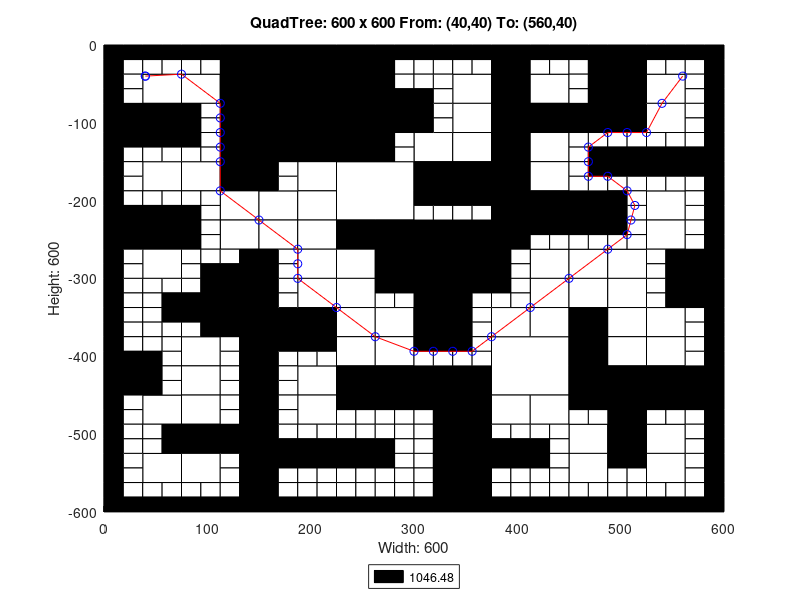

The MATLAB source for this figure:
axis([0 600 -600 0]);
title('QuadTree: 600 x 600 From: (40,40) To: (560,40)');
xlabel('Width: 600');
ylabel('Height: 600');
rectangle('Position',[150 -75 75 75], 'FaceColor',[0 0 0]);
rectangle('Position',[150 -150 75 75], 'FaceColor',[0 0 0]);
rectangle('Position',[225 -225 75 75], 'FaceColor',[1 1 1]);
rectangle('Position',[300 -300 75 75], 'FaceColor',[0 0 0]);
rectangle('Position',[375 -450 75 75], 'FaceColor',[1 1 1]);
rectangle('Position',[37.5 -75 37.5 37.5], 'FaceColor',[1 1 1]);
rectangle('Position',[112.5 -37.5 37.5 37.5], 'FaceColor',[0 0 0]);
rectangle('Position',[75 -75 37.5 37.5], 'FaceColor',[1 1 1]);
rectangle('Position',[112.5 -75 37.5 37.5], 'FaceColor',[0 0 0]);
rectangle('Position',[0 -112.5 37.5 37.5], 'FaceColor',[0 0 0]);
rectangle('Position',[37.5 -112.5 37.5 37.5], 'FaceColor',[0 0 0]);
rectangle('Position',[112.5 -112.5 37.5 37.5], 'FaceColor',[0 0 0]);
rectangle('Position',[112.5 -150 37.5 37.5], 'FaceColor',[0 0 0]);
rectangle('Position',[225 -37.5 37.5 37.5], 'FaceColor',[0 0 0]);
rectangle('Position',[225 -75 37.5 37.5], 'FaceColor',[0 0 0]);
rectangle('Position',[225 -112.5 37.5 37.5], 'FaceColor',[0 0 0]);
rectangle('Position',[262.5 -112.5 37.5 37.5], 'FaceColor',[0 0 0]);
rectangle('Position',[225 -150 37.5 37.5], 'FaceColor',[0 0 0]);
rectangle('Position',[37.5 -187.5 37.5 37.5], 'FaceColor',[1 1 1]);
rectangle('Position',[75 -187.5 37.5 37.5], 'FaceColor',[1 1 1]);
rectangle('Position',[112.5 -187.5 37.5 37.5], 'FaceColor',[0 0 0]);
rectangle('Position',[112.5 -225 37.5 37.5], 'FaceColor',[1 1 1]);
rectangle('Position',[0 -262.5 37.5 37.5], 'FaceColor',[0 0 0]);
rectangle('Position',[37.5 -262.5 37.5 37.5], 'FaceColor',[0 0 0]);
rectangle('Position',[37.5 -300 37.5 37.5], 'FaceColor',[1 1 1]);
rectangle('Position',[112.5 -262.5 37.5 37.5], 'FaceColor',[1 1 1]);
rectangle('Position',[187.5 -187.5 37.5 37.5], 'FaceColor',[1 1 1]);
rectangle('Position',[150 -225 37.5 37.5], 'FaceColor',[1 1 1]);
rectangle('Position',[187.5 -225 37.5 37.5], 'FaceColor',[1 1 1]);
rectangle('Position',[150 -262.5 37.5 37.5], 'FaceColor',[1 1 1]);
rectangle('Position',[187.5 -262.5 37.5 37.5], 'FaceColor',[1 1 1]);
rectangle('Position',[187.5 -300 37.5 37.5], 'FaceColor',[1 1 1]);
rectangle('Position',[225 -262.5 37.5 37.5], 'FaceColor',[0 0 0]);
rectangle('Position',[262.5 -262.5 37.5 37.5], 'FaceColor',[0 0 0]);
rectangle('Position',[225 -300 37.5 37.5], 'FaceColor',[1 1 1]);
rectangle('Position',[262.5 -300 37.5 37.5], 'FaceColor',[0 0 0]);
rectangle('Position',[337.5 -75 37.5 37.5], 'FaceColor',[1 1 1]);
rectangle('Position',[375 -37.5 37.5 37.5], 'FaceColor',[0 0 0]);
rectangle('Position',[375 -75 37.5 37.5], 'FaceColor',[0 0 0]);
rectangle('Position',[412.5 -75 37.5 37.5], 'FaceColor',[1 1 1]);
rectangle('Position',[337.5 -112.5 37.5 37.5], 'FaceColor',[1 1 1]);
rectangle('Position',[300 -150 37.5 37.5], 'FaceColor',[1 1 1]);
rectangle('Position',[337.5 -150 37.5 37.5], 'FaceColor',[1 1 1]);
rectangle('Position',[375 -112.5 37.5 37.5], 'FaceColor',[0 0 0]);
rectangle('Position',[412.5 -112.5 37.5 37.5], 'FaceColor',[0 0 0]);
rectangle('Position',[375 -150 37.5 37.5], 'FaceColor',[0 0 0]);
rectangle('Position',[412.5 -150 37.5 37.5], 'FaceColor',[1 1 1]);
rectangle('Position',[487.5 -37.5 37.5 37.5], 'FaceColor',[0 0 0]);
rectangle('Position',[487.5 -75 37.5 37.5], 'FaceColor',[0 0 0]);
rectangle('Position',[525 -75 37.5 37.5], 'FaceColor',[1 1 1]);
rectangle('Position',[450 -112.5 37.5 37.5], 'FaceColor',[0 0 0]);
rectangle('Position',[487.5 -112.5 37.5 37.5], 'FaceColor',[0 0 0]);
rectangle('Position',[525 -112.5 37.5 37.5], 'FaceColor',[1 1 1]);
rectangle('Position',[300 -187.5 37.5 37.5], 'FaceColor',[0 0 0]);
rectangle('Position',[337.5 -187.5 37.5 37.5], 'FaceColor',[0 0 0]);
rectangle('Position',[375 -187.5 37.5 37.5], 'FaceColor',[0 0 0]);
rectangle('Position',[412.5 -187.5 37.5 37.5], 'FaceColor',[1 1 1]);
rectangle('Position',[375 -225 37.5 37.5], 'FaceColor',[0 0 0]);
rectangle('Position',[412.5 -225 37.5 37.5], 'FaceColor',[0 0 0]);
rectangle('Position',[375 -262.5 37.5 37.5], 'FaceColor',[0 0 0]);
rectangle('Position',[412.5 -300 37.5 37.5], 'FaceColor',[1 1 1]);
rectangle('Position',[450 -225 37.5 37.5], 'FaceColor',[0 0 0]);
rectangle('Position',[525 -225 37.5 37.5], 'FaceColor',[1 1 1]);
rectangle('Position',[450 -300 37.5 37.5], 'FaceColor',[1 1 1]);
rectangle('Position',[487.5 -300 37.5 37.5], 'FaceColor',[1 1 1]);
rectangle('Position',[525 -262.5 37.5 37.5], 'FaceColor',[1 1 1]);
rectangle('Position',[562.5 -300 37.5 37.5], 'FaceColor',[0 0 0]);
rectangle('Position',[112.5 -337.5 37.5 37.5], 'FaceColor',[0 0 0]);
rectangle('Position',[112.5 -375 37.5 37.5], 'FaceColor',[0 0 0]);
rectangle('Position',[0 -450 37.5 37.5], 'FaceColor',[0 0 0]);
rectangle('Position',[75 -412.5 37.5 37.5], 'FaceColor',[1 1 1]);
rectangle('Position',[75 -450 37.5 37.5], 'FaceColor',[1 1 1]);
rectangle('Position',[187.5 -337.5 37.5 37.5], 'FaceColor',[1 1 1]);
rectangle('Position',[150 -375 37.5 37.5], 'FaceColor',[0 0 0]);
rectangle('Position',[187.5 -375 37.5 37.5], 'FaceColor',[0 0 0]);
rectangle('Position',[225 -337.5 37.5 37.5], 'FaceColor',[1 1 1]);
rectangle('Position',[225 -375 37.5 37.5], 'FaceColor',[1 1 1]);
rectangle('Position',[262.5 -375 37.5 37.5], 'FaceColor',[1 1 1]);
rectangle('Position',[187.5 -450 37.5 37.5], 'FaceColor',[1 1 1]);
rectangle('Position',[225 -412.5 37.5 37.5], 'FaceColor',[1 1 1]);
rectangle('Position',[262.5 -412.5 37.5 37.5], 'FaceColor',[1 1 1]);
rectangle('Position',[225 -450 37.5 37.5], 'FaceColor',[0 0 0]);
rectangle('Position',[262.5 -450 37.5 37.5], 'FaceColor',[0 0 0]);
rectangle('Position',[37.5 -487.5 37.5 37.5], 'FaceColor',[1 1 1]);
rectangle('Position',[75 -487.5 37.5 37.5], 'FaceColor',[1 1 1]);
rectangle('Position',[75 -525 37.5 37.5], 'FaceColor',[0 0 0]);
rectangle('Position',[112.5 -525 37.5 37.5], 'FaceColor',[0 0 0]);
rectangle('Position',[37.5 -562.5 37.5 37.5], 'FaceColor',[1 1 1]);
rectangle('Position',[75 -562.5 37.5 37.5], 'FaceColor',[1 1 1]);
rectangle('Position',[187.5 -487.5 37.5 37.5], 'FaceColor',[1 1 1]);
rectangle('Position',[300 -337.5 37.5 37.5], 'FaceColor',[0 0 0]);
rectangle('Position',[300 -375 37.5 37.5], 'FaceColor',[0 0 0]);
rectangle('Position',[412.5 -337.5 37.5 37.5], 'FaceColor',[1 1 1]);
rectangle('Position',[375 -375 37.5 37.5], 'FaceColor',[1 1 1]);
rectangle('Position',[412.5 -375 37.5 37.5], 'FaceColor',[1 1 1]);
rectangle('Position',[300 -450 37.5 37.5], 'FaceColor',[0 0 0]);
rectangle('Position',[337.5 -450 37.5 37.5], 'FaceColor',[0 0 0]);
rectangle('Position',[450 -337.5 37.5 37.5], 'FaceColor',[1 1 1]);
rectangle('Position',[487.5 -337.5 37.5 37.5], 'FaceColor',[1 1 1]);
rectangle('Position',[450 -375 37.5 37.5], 'FaceColor',[0 0 0]);
rectangle('Position',[487.5 -375 37.5 37.5], 'FaceColor',[1 1 1]);
rectangle('Position',[562.5 -337.5 37.5 37.5], 'FaceColor',[0 0 0]);
rectangle('Position',[525 -375 37.5 37.5], 'FaceColor',[1 1 1]);
rectangle('Position',[450 -412.5 37.5 37.5], 'FaceColor',[0 0 0]);
rectangle('Position',[487.5 -412.5 37.5 37.5], 'FaceColor',[1 1 1]);
rectangle('Position',[450 -450 37.5 37.5], 'FaceColor',[0 0 0]);
rectangle('Position',[487.5 -450 37.5 37.5], 'FaceColor',[0 0 0]);
rectangle('Position',[525 -412.5 37.5 37.5], 'FaceColor',[1 1 1]);
rectangle('Position',[525 -450 37.5 37.5], 'FaceColor',[0 0 0]);
rectangle('Position',[562.5 -450 37.5 37.5], 'FaceColor',[0 0 0]);
rectangle('Position',[337.5 -487.5 37.5 37.5], 'FaceColor',[0 0 0]);
rectangle('Position',[337.5 -525 37.5 37.5], 'FaceColor',[0 0 0]);
rectangle('Position',[375 -487.5 37.5 37.5], 'FaceColor',[1 1 1]);
rectangle('Position',[412.5 -487.5 37.5 37.5], 'FaceColor',[1 1 1]);
rectangle('Position',[337.5 -562.5 37.5 37.5], 'FaceColor',[0 0 0]);
rectangle('Position',[337.5 -600 37.5 37.5], 'FaceColor',[0 0 0]);
rectangle('Position',[487.5 -487.5 37.5 37.5], 'FaceColor',[0 0 0]);
rectangle('Position',[450 -525 37.5 37.5], 'FaceColor',[1 1 1]);
rectangle('Position',[487.5 -525 37.5 37.5], 'FaceColor',[0 0 0]);
rectangle('Position',[525 -525 37.5 37.5], 'FaceColor',[1 1 1]);
rectangle('Position',[450 -562.5 37.5 37.5], 'FaceColor',[1 1 1]);
rectangle('Position',[525 -562.5 37.5 37.5], 'FaceColor',[1 1 1]);
rectangle('Position',[0 -18.75 18.75 18.75], 'FaceColor',[0 0 0]);
rectangle('Position',[18.75 -18.75 18.75 18.75], 'FaceColor',[0 0 0]);
rectangle('Position',[0 -37.5 18.75 18.75], 'FaceColor',[0 0 0]);
rectangle('Position',[18.75 -37.5 18.75 18.75], 'FaceColor',[1 1 1]);
rectangle('Position',[37.5 -18.75 18.75 18.75], 'FaceColor',[0 0 0]);
rectangle('Position',[56.25 -18.75 18.75 18.75], 'FaceColor',[0 0 0]);
rectangle('Position',[37.5 -37.5 18.75 18.75], 'FaceColor',[1 1 1]);
rectangle('Position',[56.25 -37.5 18.75 18.75], 'FaceColor',[1 1 1]);
rectangle('Position',[0 -56.25 18.75 18.75], 'FaceColor',[0 0 0]);
rectangle('Position',[18.75 -56.25 18.75 18.75], 'FaceColor',[1 1 1]);
rectangle('Position',[0 -75 18.75 18.75], 'FaceColor',[0 0 0]);
rectangle('Position',[18.75 -75 18.75 18.75], 'FaceColor',[1 1 1]);
rectangle('Position',[75 -18.75 18.75 18.75], 'FaceColor',[0 0 0]);
rectangle('Position',[93.75 -18.75 18.75 18.75], 'FaceColor',[0 0 0]);
rectangle('Position',[75 -37.5 18.75 18.75], 'FaceColor',[1 1 1]);
rectangle('Position',[93.75 -37.5 18.75 18.75], 'FaceColor',[1 1 1]);
rectangle('Position',[0 -131.25 18.75 18.75], 'FaceColor',[0 0 0]);
rectangle('Position',[18.75 -131.25 18.75 18.75], 'FaceColor',[0 0 0]);
rectangle('Position',[0 -150 18.75 18.75], 'FaceColor',[0 0 0]);
rectangle('Position',[18.75 -150 18.75 18.75], 'FaceColor',[1 1 1]);
rectangle('Position',[37.5 -131.25 18.75 18.75], 'FaceColor',[0 0 0]);
rectangle('Position',[56.25 -131.25 18.75 18.75], 'FaceColor',[0 0 0]);
rectangle('Position',[37.5 -150 18.75 18.75], 'FaceColor',[1 1 1]);
rectangle('Position',[56.25 -150 18.75 18.75], 'FaceColor',[1 1 1]);
rectangle('Position',[75 -93.75 18.75 18.75], 'FaceColor',[0 0 0]);
rectangle('Position',[93.75 -93.75 18.75 18.75], 'FaceColor',[1 1 1]);
rectangle('Position',[75 -112.5 18.75 18.75], 'FaceColor',[0 0 0]);
rectangle('Position',[93.75 -112.5 18.75 18.75], 'FaceColor',[1 1 1]);
rectangle('Position',[75 -131.25 18.75 18.75], 'FaceColor',[0 0 0]);
rectangle('Position',[93.75 -131.25 18.75 18.75], 'FaceColor',[1 1 1]);
rectangle('Position',[75 -150 18.75 18.75], 'FaceColor',[1 1 1]);
rectangle('Position',[93.75 -150 18.75 18.75], 'FaceColor',[1 1 1]);
rectangle('Position',[262.5 -18.75 18.75 18.75], 'FaceColor',[0 0 0]);
rectangle('Position',[281.25 -18.75 18.75 18.75], 'FaceColor',[0 0 0]);
rectangle('Position',[262.5 -37.5 18.75 18.75], 'FaceColor',[0 0 0]);
rectangle('Position',[281.25 -37.5 18.75 18.75], 'FaceColor',[1 1 1]);
rectangle('Position',[262.5 -56.25 18.75 18.75], 'FaceColor',[0 0 0]);
rectangle('Position',[281.25 -56.25 18.75 18.75], 'FaceColor',[1 1 1]);
rectangle('Position',[262.5 -75 18.75 18.75], 'FaceColor',[0 0 0]);
rectangle('Position',[281.25 -75 18.75 18.75], 'FaceColor',[0 0 0]);
rectangle('Position',[262.5 -131.25 18.75 18.75], 'FaceColor',[0 0 0]);
rectangle('Position',[281.25 -131.25 18.75 18.75], 'FaceColor',[1 1 1]);
rectangle('Position',[262.5 -150 18.75 18.75], 'FaceColor',[0 0 0]);
rectangle('Position',[281.25 -150 18.75 18.75], 'FaceColor',[1 1 1]);
rectangle('Position',[0 -168.75 18.75 18.75], 'FaceColor',[0 0 0]);
rectangle('Position',[18.75 -168.75 18.75 18.75], 'FaceColor',[1 1 1]);
rectangle('Position',[0 -187.5 18.75 18.75], 'FaceColor',[0 0 0]);
rectangle('Position',[18.75 -187.5 18.75 18.75], 'FaceColor',[1 1 1]);
rectangle('Position',[0 -206.25 18.75 18.75], 'FaceColor',[0 0 0]);
rectangle('Position',[18.75 -206.25 18.75 18.75], 'FaceColor',[1 1 1]);
rectangle('Position',[0 -225 18.75 18.75], 'FaceColor',[0 0 0]);
rectangle('Position',[18.75 -225 18.75 18.75], 'FaceColor',[0 0 0]);
rectangle('Position',[37.5 -206.25 18.75 18.75], 'FaceColor',[1 1 1]);
rectangle('Position',[56.25 -206.25 18.75 18.75], 'FaceColor',[1 1 1]);
rectangle('Position',[37.5 -225 18.75 18.75], 'FaceColor',[0 0 0]);
rectangle('Position',[56.25 -225 18.75 18.75], 'FaceColor',[0 0 0]);
rectangle('Position',[75 -206.25 18.75 18.75], 'FaceColor',[1 1 1]);
rectangle('Position',[93.75 -206.25 18.75 18.75], 'FaceColor',[1 1 1]);
rectangle('Position',[75 -225 18.75 18.75], 'FaceColor',[0 0 0]);
rectangle('Position',[93.75 -225 18.75 18.75], 'FaceColor',[1 1 1]);
rectangle('Position',[0 -281.25 18.75 18.75], 'FaceColor',[0 0 0]);
rectangle('Position',[18.75 -281.25 18.75 18.75], 'FaceColor',[1 1 1]);
rectangle('Position',[0 -300 18.75 18.75], 'FaceColor',[0 0 0]);
rectangle('Position',[18.75 -300 18.75 18.75], 'FaceColor',[1 1 1]);
rectangle('Position',[75 -243.75 18.75 18.75], 'FaceColor',[0 0 0]);
rectangle('Position',[93.75 -243.75 18.75 18.75], 'FaceColor',[1 1 1]);
rectangle('Position',[75 -262.5 18.75 18.75], 'FaceColor',[0 0 0]);
rectangle('Position',[93.75 -262.5 18.75 18.75], 'FaceColor',[1 1 1]);
rectangle('Position',[75 -281.25 18.75 18.75], 'FaceColor',[1 1 1]);
rectangle('Position',[93.75 -281.25 18.75 18.75], 'FaceColor',[1 1 1]);
rectangle('Position',[75 -300 18.75 18.75], 'FaceColor',[1 1 1]);
rectangle('Position',[93.75 -300 18.75 18.75], 'FaceColor',[0 0 0]);
rectangle('Position',[112.5 -281.25 18.75 18.75], 'FaceColor',[1 1 1]);
rectangle('Position',[131.25 -281.25 18.75 18.75], 'FaceColor',[0 0 0]);
rectangle('Position',[112.5 -300 18.75 18.75], 'FaceColor',[0 0 0]);
rectangle('Position',[131.25 -300 18.75 18.75], 'FaceColor',[0 0 0]);
rectangle('Position',[150 -168.75 18.75 18.75], 'FaceColor',[0 0 0]);
rectangle('Position',[168.75 -168.75 18.75 18.75], 'FaceColor',[1 1 1]);
rectangle('Position',[150 -187.5 18.75 18.75], 'FaceColor',[0 0 0]);
rectangle('Position',[168.75 -187.5 18.75 18.75], 'FaceColor',[1 1 1]);
rectangle('Position',[150 -281.25 18.75 18.75], 'FaceColor',[0 0 0]);
rectangle('Position',[168.75 -281.25 18.75 18.75], 'FaceColor',[1 1 1]);
rectangle('Position',[150 -300 18.75 18.75], 'FaceColor',[0 0 0]);
rectangle('Position',[168.75 -300 18.75 18.75], 'FaceColor',[1 1 1]);
rectangle('Position',[300 -18.75 18.75 18.75], 'FaceColor',[0 0 0]);
rectangle('Position',[318.75 -18.75 18.75 18.75], 'FaceColor',[0 0 0]);
rectangle('Position',[300 -37.5 18.75 18.75], 'FaceColor',[1 1 1]);
rectangle('Position',[318.75 -37.5 18.75 18.75], 'FaceColor',[1 1 1]);
rectangle('Position',[337.5 -18.75 18.75 18.75], 'FaceColor',[0 0 0]);
rectangle('Position',[356.25 -18.75 18.75 18.75], 'FaceColor',[0 0 0]);
rectangle('Position',[337.5 -37.5 18.75 18.75], 'FaceColor',[1 1 1]);
rectangle('Position',[356.25 -37.5 18.75 18.75], 'FaceColor',[1 1 1]);
rectangle('Position',[300 -56.25 18.75 18.75], 'FaceColor',[1 1 1]);
rectangle('Position',[318.75 -56.25 18.75 18.75], 'FaceColor',[1 1 1]);
rectangle('Position',[300 -75 18.75 18.75], 'FaceColor',[0 0 0]);
rectangle('Position',[318.75 -75 18.75 18.75], 'FaceColor',[1 1 1]);
rectangle('Position',[412.5 -18.75 18.75 18.75], 'FaceColor',[0 0 0]);
rectangle('Position',[431.25 -18.75 18.75 18.75], 'FaceColor',[0 0 0]);
rectangle('Position',[412.5 -37.5 18.75 18.75], 'FaceColor',[1 1 1]);
rectangle('Position',[431.25 -37.5 18.75 18.75], 'FaceColor',[1 1 1]);
rectangle('Position',[300 -93.75 18.75 18.75], 'FaceColor',[0 0 0]);
rectangle('Position',[318.75 -93.75 18.75 18.75], 'FaceColor',[1 1 1]);
rectangle('Position',[300 -112.5 18.75 18.75], 'FaceColor',[0 0 0]);
rectangle('Position',[318.75 -112.5 18.75 18.75], 'FaceColor',[1 1 1]);
rectangle('Position',[450 -18.75 18.75 18.75], 'FaceColor',[0 0 0]);
rectangle('Position',[468.75 -18.75 18.75 18.75], 'FaceColor',[0 0 0]);
rectangle('Position',[450 -37.5 18.75 18.75], 'FaceColor',[1 1 1]);
rectangle('Position',[468.75 -37.5 18.75 18.75], 'FaceColor',[0 0 0]);
rectangle('Position',[450 -56.25 18.75 18.75], 'FaceColor',[1 1 1]);
rectangle('Position',[468.75 -56.25 18.75 18.75], 'FaceColor',[0 0 0]);
rectangle('Position',[450 -75 18.75 18.75], 'FaceColor',[1 1 1]);
rectangle('Position',[468.75 -75 18.75 18.75], 'FaceColor',[0 0 0]);
rectangle('Position',[525 -18.75 18.75 18.75], 'FaceColor',[0 0 0]);
rectangle('Position',[543.75 -18.75 18.75 18.75], 'FaceColor',[0 0 0]);
rectangle('Position',[525 -37.5 18.75 18.75], 'FaceColor',[1 1 1]);
rectangle('Position',[543.75 -37.5 18.75 18.75], 'FaceColor',[1 1 1]);
rectangle('Position',[562.5 -18.75 18.75 18.75], 'FaceColor',[0 0 0]);
rectangle('Position',[581.25 -18.75 18.75 18.75], 'FaceColor',[0 0 0]);
rectangle('Position',[562.5 -37.5 18.75 18.75], 'FaceColor',[1 1 1]);
rectangle('Position',[581.25 -37.5 18.75 18.75], 'FaceColor',[0 0 0]);
rectangle('Position',[562.5 -56.25 18.75 18.75], 'FaceColor',[1 1 1]);
rectangle('Position',[581.25 -56.25 18.75 18.75], 'FaceColor',[0 0 0]);
rectangle('Position',[562.5 -75 18.75 18.75], 'FaceColor',[1 1 1]);
rectangle('Position',[581.25 -75 18.75 18.75], 'FaceColor',[0 0 0]);
rectangle('Position',[450 -131.25 18.75 18.75], 'FaceColor',[1 1 1]);
rectangle('Position',[468.75 -131.25 18.75 18.75], 'FaceColor',[1 1 1]);
rectangle('Position',[450 -150 18.75 18.75], 'FaceColor',[1 1 1]);
rectangle('Position',[468.75 -150 18.75 18.75], 'FaceColor',[0 0 0]);
rectangle('Position',[487.5 -131.25 18.75 18.75], 'FaceColor',[1 1 1]);
rectangle('Position',[506.25 -131.25 18.75 18.75], 'FaceColor',[1 1 1]);
rectangle('Position',[487.5 -150 18.75 18.75], 'FaceColor',[0 0 0]);
rectangle('Position',[506.25 -150 18.75 18.75], 'FaceColor',[0 0 0]);
rectangle('Position',[562.5 -93.75 18.75 18.75], 'FaceColor',[1 1 1]);
rectangle('Position',[581.25 -93.75 18.75 18.75], 'FaceColor',[0 0 0]);
rectangle('Position',[562.5 -112.5 18.75 18.75], 'FaceColor',[1 1 1]);
rectangle('Position',[581.25 -112.5 18.75 18.75], 'FaceColor',[0 0 0]);
rectangle('Position',[525 -131.25 18.75 18.75], 'FaceColor',[1 1 1]);
rectangle('Position',[543.75 -131.25 18.75 18.75], 'FaceColor',[1 1 1]);
rectangle('Position',[525 -150 18.75 18.75], 'FaceColor',[0 0 0]);
rectangle('Position',[543.75 -150 18.75 18.75], 'FaceColor',[0 0 0]);
rectangle('Position',[562.5 -131.25 18.75 18.75], 'FaceColor',[1 1 1]);
rectangle('Position',[581.25 -131.25 18.75 18.75], 'FaceColor',[0 0 0]);
rectangle('Position',[562.5 -150 18.75 18.75], 'FaceColor',[0 0 0]);
rectangle('Position',[581.25 -150 18.75 18.75], 'FaceColor',[0 0 0]);
rectangle('Position',[300 -206.25 18.75 18.75], 'FaceColor',[0 0 0]);
rectangle('Position',[318.75 -206.25 18.75 18.75], 'FaceColor',[0 0 0]);
rectangle('Position',[300 -225 18.75 18.75], 'FaceColor',[1 1 1]);
rectangle('Position',[318.75 -225 18.75 18.75], 'FaceColor',[1 1 1]);
rectangle('Position',[337.5 -206.25 18.75 18.75], 'FaceColor',[0 0 0]);
rectangle('Position',[356.25 -206.25 18.75 18.75], 'FaceColor',[0 0 0]);
rectangle('Position',[337.5 -225 18.75 18.75], 'FaceColor',[1 1 1]);
rectangle('Position',[356.25 -225 18.75 18.75], 'FaceColor',[1 1 1]);
rectangle('Position',[412.5 -243.75 18.75 18.75], 'FaceColor',[0 0 0]);
rectangle('Position',[431.25 -243.75 18.75 18.75], 'FaceColor',[0 0 0]);
rectangle('Position',[412.5 -262.5 18.75 18.75], 'FaceColor',[1 1 1]);
rectangle('Position',[431.25 -262.5 18.75 18.75], 'FaceColor',[1 1 1]);
rectangle('Position',[375 -281.25 18.75 18.75], 'FaceColor',[0 0 0]);
rectangle('Position',[393.75 -281.25 18.75 18.75], 'FaceColor',[1 1 1]);
rectangle('Position',[375 -300 18.75 18.75], 'FaceColor',[0 0 0]);
rectangle('Position',[393.75 -300 18.75 18.75], 'FaceColor',[1 1 1]);
rectangle('Position',[450 -168.75 18.75 18.75], 'FaceColor',[1 1 1]);
rectangle('Position',[468.75 -168.75 18.75 18.75], 'FaceColor',[0 0 0]);
rectangle('Position',[450 -187.5 18.75 18.75], 'FaceColor',[1 1 1]);
rectangle('Position',[468.75 -187.5 18.75 18.75], 'FaceColor',[1 1 1]);
rectangle('Position',[487.5 -168.75 18.75 18.75], 'FaceColor',[0 0 0]);
rectangle('Position',[506.25 -168.75 18.75 18.75], 'FaceColor',[0 0 0]);
rectangle('Position',[487.5 -187.5 18.75 18.75], 'FaceColor',[1 1 1]);
rectangle('Position',[506.25 -187.5 18.75 18.75], 'FaceColor',[1 1 1]);
rectangle('Position',[487.5 -206.25 18.75 18.75], 'FaceColor',[0 0 0]);
rectangle('Position',[506.25 -206.25 18.75 18.75], 'FaceColor',[1 1 1]);
rectangle('Position',[487.5 -225 18.75 18.75], 'FaceColor',[0 0 0]);
rectangle('Position',[506.25 -225 18.75 18.75], 'FaceColor',[1 1 1]);
rectangle('Position',[525 -168.75 18.75 18.75], 'FaceColor',[0 0 0]);
rectangle('Position',[543.75 -168.75 18.75 18.75], 'FaceColor',[0 0 0]);
rectangle('Position',[525 -187.5 18.75 18.75], 'FaceColor',[1 1 1]);
rectangle('Position',[543.75 -187.5 18.75 18.75], 'FaceColor',[1 1 1]);
rectangle('Position',[562.5 -168.75 18.75 18.75], 'FaceColor',[0 0 0]);
rectangle('Position',[581.25 -168.75 18.75 18.75], 'FaceColor',[0 0 0]);
rectangle('Position',[562.5 -187.5 18.75 18.75], 'FaceColor',[1 1 1]);
rectangle('Position',[581.25 -187.5 18.75 18.75], 'FaceColor',[0 0 0]);
rectangle('Position',[562.5 -206.25 18.75 18.75], 'FaceColor',[1 1 1]);
rectangle('Position',[581.25 -206.25 18.75 18.75], 'FaceColor',[0 0 0]);
rectangle('Position',[562.5 -225 18.75 18.75], 'FaceColor',[1 1 1]);
rectangle('Position',[581.25 -225 18.75 18.75], 'FaceColor',[0 0 0]);
rectangle('Position',[450 -243.75 18.75 18.75], 'FaceColor',[0 0 0]);
rectangle('Position',[468.75 -243.75 18.75 18.75], 'FaceColor',[0 0 0]);
rectangle('Position',[450 -262.5 18.75 18.75], 'FaceColor',[1 1 1]);
rectangle('Position',[468.75 -262.5 18.75 18.75], 'FaceColor',[1 1 1]);
rectangle('Position',[487.5 -243.75 18.75 18.75], 'FaceColor',[0 0 0]);
rectangle('Position',[506.25 -243.75 18.75 18.75], 'FaceColor',[1 1 1]);
rectangle('Position',[487.5 -262.5 18.75 18.75], 'FaceColor',[1 1 1]);
rectangle('Position',[506.25 -262.5 18.75 18.75], 'FaceColor',[1 1 1]);
rectangle('Position',[562.5 -243.75 18.75 18.75], 'FaceColor',[1 1 1]);
rectangle('Position',[581.25 -243.75 18.75 18.75], 'FaceColor',[0 0 0]);
rectangle('Position',[562.5 -262.5 18.75 18.75], 'FaceColor',[1 1 1]);
rectangle('Position',[581.25 -262.5 18.75 18.75], 'FaceColor',[0 0 0]);
rectangle('Position',[525 -281.25 18.75 18.75], 'FaceColor',[1 1 1]);
rectangle('Position',[543.75 -281.25 18.75 18.75], 'FaceColor',[0 0 0]);
rectangle('Position',[525 -300 18.75 18.75], 'FaceColor',[1 1 1]);
rectangle('Position',[543.75 -300 18.75 18.75], 'FaceColor',[0 0 0]);
rectangle('Position',[0 -318.75 18.75 18.75], 'FaceColor',[0 0 0]);
rectangle('Position',[18.75 -318.75 18.75 18.75], 'FaceColor',[1 1 1]);
rectangle('Position',[0 -337.5 18.75 18.75], 'FaceColor',[0 0 0]);
rectangle('Position',[18.75 -337.5 18.75 18.75], 'FaceColor',[1 1 1]);
rectangle('Position',[37.5 -318.75 18.75 18.75], 'FaceColor',[1 1 1]);
rectangle('Position',[56.25 -318.75 18.75 18.75], 'FaceColor',[1 1 1]);
rectangle('Position',[37.5 -337.5 18.75 18.75], 'FaceColor',[1 1 1]);
rectangle('Position',[56.25 -337.5 18.75 18.75], 'FaceColor',[0 0 0]);
rectangle('Position',[0 -356.25 18.75 18.75], 'FaceColor',[0 0 0]);
rectangle('Position',[18.75 -356.25 18.75 18.75], 'FaceColor',[1 1 1]);
rectangle('Position',[0 -375 18.75 18.75], 'FaceColor',[0 0 0]);
rectangle('Position',[18.75 -375 18.75 18.75], 'FaceColor',[1 1 1]);
rectangle('Position',[37.5 -356.25 18.75 18.75], 'FaceColor',[1 1 1]);
rectangle('Position',[56.25 -356.25 18.75 18.75], 'FaceColor',[0 0 0]);
rectangle('Position',[37.5 -375 18.75 18.75], 'FaceColor',[1 1 1]);
rectangle('Position',[56.25 -375 18.75 18.75], 'FaceColor',[1 1 1]);
rectangle('Position',[75 -318.75 18.75 18.75], 'FaceColor',[1 1 1]);
rectangle('Position',[93.75 -318.75 18.75 18.75], 'FaceColor',[0 0 0]);
rectangle('Position',[75 -337.5 18.75 18.75], 'FaceColor',[0 0 0]);
rectangle('Position',[93.75 -337.5 18.75 18.75], 'FaceColor',[0 0 0]);
rectangle('Position',[75 -356.25 18.75 18.75], 'FaceColor',[0 0 0]);
rectangle('Position',[93.75 -356.25 18.75 18.75], 'FaceColor',[0 0 0]);
rectangle('Position',[75 -375 18.75 18.75], 'FaceColor',[1 1 1]);
rectangle('Position',[93.75 -375 18.75 18.75], 'FaceColor',[0 0 0]);
rectangle('Position',[0 -393.75 18.75 18.75], 'FaceColor',[0 0 0]);
rectangle('Position',[18.75 -393.75 18.75 18.75], 'FaceColor',[1 1 1]);
rectangle('Position',[0 -412.5 18.75 18.75], 'FaceColor',[0 0 0]);
rectangle('Position',[18.75 -412.5 18.75 18.75], 'FaceColor',[0 0 0]);
rectangle('Position',[37.5 -393.75 18.75 18.75], 'FaceColor',[1 1 1]);
rectangle('Position',[56.25 -393.75 18.75 18.75], 'FaceColor',[1 1 1]);
rectangle('Position',[37.5 -412.5 18.75 18.75], 'FaceColor',[0 0 0]);
rectangle('Position',[56.25 -412.5 18.75 18.75], 'FaceColor',[1 1 1]);
rectangle('Position',[37.5 -431.25 18.75 18.75], 'FaceColor',[0 0 0]);
rectangle('Position',[56.25 -431.25 18.75 18.75], 'FaceColor',[1 1 1]);
rectangle('Position',[37.5 -450 18.75 18.75], 'FaceColor',[0 0 0]);
rectangle('Position',[56.25 -450 18.75 18.75], 'FaceColor',[1 1 1]);
rectangle('Position',[112.5 -393.75 18.75 18.75], 'FaceColor',[1 1 1]);
rectangle('Position',[131.25 -393.75 18.75 18.75], 'FaceColor',[0 0 0]);
rectangle('Position',[112.5 -412.5 18.75 18.75], 'FaceColor',[1 1 1]);
rectangle('Position',[131.25 -412.5 18.75 18.75], 'FaceColor',[0 0 0]);
rectangle('Position',[112.5 -431.25 18.75 18.75], 'FaceColor',[1 1 1]);
rectangle('Position',[131.25 -431.25 18.75 18.75], 'FaceColor',[0 0 0]);
rectangle('Position',[112.5 -450 18.75 18.75], 'FaceColor',[1 1 1]);
rectangle('Position',[131.25 -450 18.75 18.75], 'FaceColor',[0 0 0]);
rectangle('Position',[150 -318.75 18.75 18.75], 'FaceColor',[0 0 0]);
rectangle('Position',[168.75 -318.75 18.75 18.75], 'FaceColor',[1 1 1]);
rectangle('Position',[150 -337.5 18.75 18.75], 'FaceColor',[0 0 0]);
rectangle('Position',[168.75 -337.5 18.75 18.75], 'FaceColor',[1 1 1]);
rectangle('Position',[262.5 -318.75 18.75 18.75], 'FaceColor',[0 0 0]);
rectangle('Position',[281.25 -318.75 18.75 18.75], 'FaceColor',[0 0 0]);
rectangle('Position',[262.5 -337.5 18.75 18.75], 'FaceColor',[1 1 1]);
rectangle('Position',[281.25 -337.5 18.75 18.75], 'FaceColor',[1 1 1]);
rectangle('Position',[150 -393.75 18.75 18.75], 'FaceColor',[0 0 0]);
rectangle('Position',[168.75 -393.75 18.75 18.75], 'FaceColor',[0 0 0]);
rectangle('Position',[150 -412.5 18.75 18.75], 'FaceColor',[0 0 0]);
rectangle('Position',[168.75 -412.5 18.75 18.75], 'FaceColor',[1 1 1]);
rectangle('Position',[187.5 -393.75 18.75 18.75], 'FaceColor',[0 0 0]);
rectangle('Position',[206.25 -393.75 18.75 18.75], 'FaceColor',[0 0 0]);
rectangle('Position',[187.5 -412.5 18.75 18.75], 'FaceColor',[1 1 1]);
rectangle('Position',[206.25 -412.5 18.75 18.75], 'FaceColor',[1 1 1]);
rectangle('Position',[150 -431.25 18.75 18.75], 'FaceColor',[0 0 0]);
rectangle('Position',[168.75 -431.25 18.75 18.75], 'FaceColor',[1 1 1]);
rectangle('Position',[150 -450 18.75 18.75], 'FaceColor',[0 0 0]);
rectangle('Position',[168.75 -450 18.75 18.75], 'FaceColor',[1 1 1]);
rectangle('Position',[0 -468.75 18.75 18.75], 'FaceColor',[0 0 0]);
rectangle('Position',[18.75 -468.75 18.75 18.75], 'FaceColor',[1 1 1]);
rectangle('Position',[0 -487.5 18.75 18.75], 'FaceColor',[0 0 0]);
rectangle('Position',[18.75 -487.5 18.75 18.75], 'FaceColor',[1 1 1]);
rectangle('Position',[0 -506.25 18.75 18.75], 'FaceColor',[0 0 0]);
rectangle('Position',[18.75 -506.25 18.75 18.75], 'FaceColor',[1 1 1]);
rectangle('Position',[0 -525 18.75 18.75], 'FaceColor',[0 0 0]);
rectangle('Position',[18.75 -525 18.75 18.75], 'FaceColor',[1 1 1]);
rectangle('Position',[37.5 -506.25 18.75 18.75], 'FaceColor',[1 1 1]);
rectangle('Position',[56.25 -506.25 18.75 18.75], 'FaceColor',[0 0 0]);
rectangle('Position',[37.5 -525 18.75 18.75], 'FaceColor',[1 1 1]);
rectangle('Position',[56.25 -525 18.75 18.75], 'FaceColor',[0 0 0]);
rectangle('Position',[112.5 -468.75 18.75 18.75], 'FaceColor',[1 1 1]);
rectangle('Position',[131.25 -468.75 18.75 18.75], 'FaceColor',[0 0 0]);
rectangle('Position',[112.5 -487.5 18.75 18.75], 'FaceColor',[1 1 1]);
rectangle('Position',[131.25 -487.5 18.75 18.75], 'FaceColor',[0 0 0]);
rectangle('Position',[0 -543.75 18.75 18.75], 'FaceColor',[0 0 0]);
rectangle('Position',[18.75 -543.75 18.75 18.75], 'FaceColor',[1 1 1]);
rectangle('Position',[0 -562.5 18.75 18.75], 'FaceColor',[0 0 0]);
rectangle('Position',[18.75 -562.5 18.75 18.75], 'FaceColor',[1 1 1]);
rectangle('Position',[0 -581.25 18.75 18.75], 'FaceColor',[0 0 0]);
rectangle('Position',[18.75 -581.25 18.75 18.75], 'FaceColor',[1 1 1]);
rectangle('Position',[0 -600 18.75 18.75], 'FaceColor',[0 0 0]);
rectangle('Position',[18.75 -600 18.75 18.75], 'FaceColor',[0 0 0]);
rectangle('Position',[37.5 -581.25 18.75 18.75], 'FaceColor',[1 1 1]);
rectangle('Position',[56.25 -581.25 18.75 18.75], 'FaceColor',[1 1 1]);
rectangle('Position',[37.5 -600 18.75 18.75], 'FaceColor',[0 0 0]);
rectangle('Position',[56.25 -600 18.75 18.75], 'FaceColor',[0 0 0]);
rectangle('Position',[112.5 -543.75 18.75 18.75], 'FaceColor',[1 1 1]);
rectangle('Position',[131.25 -543.75 18.75 18.75], 'FaceColor',[0 0 0]);
rectangle('Position',[112.5 -562.5 18.75 18.75], 'FaceColor',[1 1 1]);
rectangle('Position',[131.25 -562.5 18.75 18.75], 'FaceColor',[0 0 0]);
rectangle('Position',[75 -581.25 18.75 18.75], 'FaceColor',[1 1 1]);
rectangle('Position',[93.75 -581.25 18.75 18.75], 'FaceColor',[1 1 1]);
rectangle('Position',[75 -600 18.75 18.75], 'FaceColor',[0 0 0]);
rectangle('Position',[93.75 -600 18.75 18.75], 'FaceColor',[0 0 0]);
rectangle('Position',[112.5 -581.25 18.75 18.75], 'FaceColor',[1 1 1]);
rectangle('Position',[131.25 -581.25 18.75 18.75], 'FaceColor',[0 0 0]);
rectangle('Position',[112.5 -600 18.75 18.75], 'FaceColor',[0 0 0]);
rectangle('Position',[131.25 -600 18.75 18.75], 'FaceColor',[0 0 0]);
rectangle('Position',[150 -468.75 18.75 18.75], 'FaceColor',[0 0 0]);
rectangle('Position',[168.75 -468.75 18.75 18.75], 'FaceColor',[1 1 1]);
rectangle('Position',[150 -487.5 18.75 18.75], 'FaceColor',[0 0 0]);
rectangle('Position',[168.75 -487.5 18.75 18.75], 'FaceColor',[1 1 1]);
rectangle('Position',[150 -506.25 18.75 18.75], 'FaceColor',[0 0 0]);
rectangle('Position',[168.75 -506.25 18.75 18.75], 'FaceColor',[1 1 1]);
rectangle('Position',[150 -525 18.75 18.75], 'FaceColor',[0 0 0]);
rectangle('Position',[168.75 -525 18.75 18.75], 'FaceColor',[0 0 0]);
rectangle('Position',[187.5 -506.25 18.75 18.75], 'FaceColor',[1 1 1]);
rectangle('Position',[206.25 -506.25 18.75 18.75], 'FaceColor',[1 1 1]);
rectangle('Position',[187.5 -525 18.75 18.75], 'FaceColor',[0 0 0]);
rectangle('Position',[206.25 -525 18.75 18.75], 'FaceColor',[0 0 0]);
rectangle('Position',[225 -468.75 18.75 18.75], 'FaceColor',[0 0 0]);
rectangle('Position',[243.75 -468.75 18.75 18.75], 'FaceColor',[0 0 0]);
rectangle('Position',[225 -487.5 18.75 18.75], 'FaceColor',[1 1 1]);
rectangle('Position',[243.75 -487.5 18.75 18.75], 'FaceColor',[1 1 1]);
rectangle('Position',[262.5 -468.75 18.75 18.75], 'FaceColor',[0 0 0]);
rectangle('Position',[281.25 -468.75 18.75 18.75], 'FaceColor',[0 0 0]);
rectangle('Position',[262.5 -487.5 18.75 18.75], 'FaceColor',[1 1 1]);
rectangle('Position',[281.25 -487.5 18.75 18.75], 'FaceColor',[1 1 1]);
rectangle('Position',[225 -506.25 18.75 18.75], 'FaceColor',[1 1 1]);
rectangle('Position',[243.75 -506.25 18.75 18.75], 'FaceColor',[1 1 1]);
rectangle('Position',[225 -525 18.75 18.75], 'FaceColor',[0 0 0]);
rectangle('Position',[243.75 -525 18.75 18.75], 'FaceColor',[0 0 0]);
rectangle('Position',[262.5 -506.25 18.75 18.75], 'FaceColor',[1 1 1]);
rectangle('Position',[281.25 -506.25 18.75 18.75], 'FaceColor',[1 1 1]);
rectangle('Position',[262.5 -525 18.75 18.75], 'FaceColor',[0 0 0]);
rectangle('Position',[281.25 -525 18.75 18.75], 'FaceColor',[1 1 1]);
rectangle('Position',[150 -543.75 18.75 18.75], 'FaceColor',[0 0 0]);
rectangle('Position',[168.75 -543.75 18.75 18.75], 'FaceColor',[0 0 0]);
rectangle('Position',[150 -562.5 18.75 18.75], 'FaceColor',[0 0 0]);
rectangle('Position',[168.75 -562.5 18.75 18.75], 'FaceColor',[1 1 1]);
rectangle('Position',[187.5 -543.75 18.75 18.75], 'FaceColor',[0 0 0]);
rectangle('Position',[206.25 -543.75 18.75 18.75], 'FaceColor',[0 0 0]);
rectangle('Position',[187.5 -562.5 18.75 18.75], 'FaceColor',[1 1 1]);
rectangle('Position',[206.25 -562.5 18.75 18.75], 'FaceColor',[1 1 1]);
rectangle('Position',[150 -581.25 18.75 18.75], 'FaceColor',[0 0 0]);
rectangle('Position',[168.75 -581.25 18.75 18.75], 'FaceColor',[1 1 1]);
rectangle('Position',[150 -600 18.75 18.75], 'FaceColor',[0 0 0]);
rectangle('Position',[168.75 -600 18.75 18.75], 'FaceColor',[0 0 0]);
rectangle('Position',[187.5 -581.25 18.75 18.75], 'FaceColor',[1 1 1]);
rectangle('Position',[206.25 -581.25 18.75 18.75], 'FaceColor',[1 1 1]);
rectangle('Position',[187.5 -600 18.75 18.75], 'FaceColor',[0 0 0]);
rectangle('Position',[206.25 -600 18.75 18.75], 'FaceColor',[0 0 0]);
rectangle('Position',[225 -543.75 18.75 18.75], 'FaceColor',[0 0 0]);
rectangle('Position',[243.75 -543.75 18.75 18.75], 'FaceColor',[0 0 0]);
rectangle('Position',[225 -562.5 18.75 18.75], 'FaceColor',[1 1 1]);
rectangle('Position',[243.75 -562.5 18.75 18.75], 'FaceColor',[1 1 1]);
rectangle('Position',[262.5 -543.75 18.75 18.75], 'FaceColor',[0 0 0]);
rectangle('Position',[281.25 -543.75 18.75 18.75], 'FaceColor',[1 1 1]);
rectangle('Position',[262.5 -562.5 18.75 18.75], 'FaceColor',[1 1 1]);
rectangle('Position',[281.25 -562.5 18.75 18.75], 'FaceColor',[1 1 1]);
rectangle('Position',[225 -581.25 18.75 18.75], 'FaceColor',[1 1 1]);
rectangle('Position',[243.75 -581.25 18.75 18.75], 'FaceColor',[1 1 1]);
rectangle('Position',[225 -600 18.75 18.75], 'FaceColor',[0 0 0]);
rectangle('Position',[243.75 -600 18.75 18.75], 'FaceColor',[0 0 0]);
rectangle('Position',[262.5 -581.25 18.75 18.75], 'FaceColor',[1 1 1]);
rectangle('Position',[281.25 -581.25 18.75 18.75], 'FaceColor',[1 1 1]);
rectangle('Position',[262.5 -600 18.75 18.75], 'FaceColor',[0 0 0]);
rectangle('Position',[281.25 -600 18.75 18.75], 'FaceColor',[0 0 0]);
rectangle('Position',[337.5 -318.75 18.75 18.75], 'FaceColor',[0 0 0]);
rectangle('Position',[356.25 -318.75 18.75 18.75], 'FaceColor',[0 0 0]);
rectangle('Position',[337.5 -337.5 18.75 18.75], 'FaceColor',[0 0 0]);
rectangle('Position',[356.25 -337.5 18.75 18.75], 'FaceColor',[1 1 1]);
rectangle('Position',[337.5 -356.25 18.75 18.75], 'FaceColor',[0 0 0]);
rectangle('Position',[356.25 -356.25 18.75 18.75], 'FaceColor',[1 1 1]);
rectangle('Position',[337.5 -375 18.75 18.75], 'FaceColor',[0 0 0]);
rectangle('Position',[356.25 -375 18.75 18.75], 'FaceColor',[1 1 1]);
rectangle('Position',[375 -318.75 18.75 18.75], 'FaceColor',[0 0 0]);
rectangle('Position',[393.75 -318.75 18.75 18.75], 'FaceColor',[1 1 1]);
rectangle('Position',[375 -337.5 18.75 18.75], 'FaceColor',[1 1 1]);
rectangle('Position',[393.75 -337.5 18.75 18.75], 'FaceColor',[1 1 1]);
rectangle('Position',[300 -393.75 18.75 18.75], 'FaceColor',[0 0 0]);
rectangle('Position',[318.75 -393.75 18.75 18.75], 'FaceColor',[0 0 0]);
rectangle('Position',[300 -412.5 18.75 18.75], 'FaceColor',[1 1 1]);
rectangle('Position',[318.75 -412.5 18.75 18.75], 'FaceColor',[1 1 1]);
rectangle('Position',[337.5 -393.75 18.75 18.75], 'FaceColor',[0 0 0]);
rectangle('Position',[356.25 -393.75 18.75 18.75], 'FaceColor',[1 1 1]);
rectangle('Position',[337.5 -412.5 18.75 18.75], 'FaceColor',[1 1 1]);
rectangle('Position',[356.25 -412.5 18.75 18.75], 'FaceColor',[1 1 1]);
rectangle('Position',[525 -318.75 18.75 18.75], 'FaceColor',[1 1 1]);
rectangle('Position',[543.75 -318.75 18.75 18.75], 'FaceColor',[0 0 0]);
rectangle('Position',[525 -337.5 18.75 18.75], 'FaceColor',[1 1 1]);
rectangle('Position',[543.75 -337.5 18.75 18.75], 'FaceColor',[0 0 0]);
rectangle('Position',[562.5 -356.25 18.75 18.75], 'FaceColor',[1 1 1]);
rectangle('Position',[581.25 -356.25 18.75 18.75], 'FaceColor',[0 0 0]);
rectangle('Position',[562.5 -375 18.75 18.75], 'FaceColor',[1 1 1]);
rectangle('Position',[581.25 -375 18.75 18.75], 'FaceColor',[0 0 0]);
rectangle('Position',[562.5 -393.75 18.75 18.75], 'FaceColor',[1 1 1]);
rectangle('Position',[581.25 -393.75 18.75 18.75], 'FaceColor',[0 0 0]);
rectangle('Position',[562.5 -412.5 18.75 18.75], 'FaceColor',[1 1 1]);
rectangle('Position',[581.25 -412.5 18.75 18.75], 'FaceColor',[0 0 0]);
rectangle('Position',[300 -468.75 18.75 18.75], 'FaceColor',[0 0 0]);
rectangle('Position',[318.75 -468.75 18.75 18.75], 'FaceColor',[0 0 0]);
rectangle('Position',[300 -487.5 18.75 18.75], 'FaceColor',[1 1 1]);
rectangle('Position',[318.75 -487.5 18.75 18.75], 'FaceColor',[0 0 0]);
rectangle('Position',[300 -506.25 18.75 18.75], 'FaceColor',[1 1 1]);
rectangle('Position',[318.75 -506.25 18.75 18.75], 'FaceColor',[0 0 0]);
rectangle('Position',[300 -525 18.75 18.75], 'FaceColor',[1 1 1]);
rectangle('Position',[318.75 -525 18.75 18.75], 'FaceColor',[0 0 0]);
rectangle('Position',[375 -506.25 18.75 18.75], 'FaceColor',[1 1 1]);
rectangle('Position',[393.75 -506.25 18.75 18.75], 'FaceColor',[1 1 1]);
rectangle('Position',[375 -525 18.75 18.75], 'FaceColor',[0 0 0]);
rectangle('Position',[393.75 -525 18.75 18.75], 'FaceColor',[0 0 0]);
rectangle('Position',[412.5 -506.25 18.75 18.75], 'FaceColor',[1 1 1]);
rectangle('Position',[431.25 -506.25 18.75 18.75], 'FaceColor',[1 1 1]);
rectangle('Position',[412.5 -525 18.75 18.75], 'FaceColor',[0 0 0]);
rectangle('Position',[431.25 -525 18.75 18.75], 'FaceColor',[1 1 1]);
rectangle('Position',[300 -543.75 18.75 18.75], 'FaceColor',[1 1 1]);
rectangle('Position',[318.75 -543.75 18.75 18.75], 'FaceColor',[0 0 0]);
rectangle('Position',[300 -562.5 18.75 18.75], 'FaceColor',[1 1 1]);
rectangle('Position',[318.75 -562.5 18.75 18.75], 'FaceColor',[0 0 0]);
rectangle('Position',[300 -581.25 18.75 18.75], 'FaceColor',[1 1 1]);
rectangle('Position',[318.75 -581.25 18.75 18.75], 'FaceColor',[0 0 0]);
rectangle('Position',[300 -600 18.75 18.75], 'FaceColor',[0 0 0]);
rectangle('Position',[318.75 -600 18.75 18.75], 'FaceColor',[0 0 0]);
rectangle('Position',[375 -543.75 18.75 18.75], 'FaceColor',[0 0 0]);
rectangle('Position',[393.75 -543.75 18.75 18.75], 'FaceColor',[0 0 0]);
rectangle('Position',[375 -562.5 18.75 18.75], 'FaceColor',[1 1 1]);
rectangle('Position',[393.75 -562.5 18.75 18.75], 'FaceColor',[1 1 1]);
rectangle('Position',[412.5 -543.75 18.75 18.75], 'FaceColor',[0 0 0]);
rectangle('Position',[431.25 -543.75 18.75 18.75], 'FaceColor',[1 1 1]);
rectangle('Position',[412.5 -562.5 18.75 18.75], 'FaceColor',[1 1 1]);
rectangle('Position',[431.25 -562.5 18.75 18.75], 'FaceColor',[1 1 1]);
rectangle('Position',[375 -581.25 18.75 18.75], 'FaceColor',[1 1 1]);
rectangle('Position',[393.75 -581.25 18.75 18.75], 'FaceColor',[1 1 1]);
rectangle('Position',[375 -600 18.75 18.75], 'FaceColor',[0 0 0]);
rectangle('Position',[393.75 -600 18.75 18.75], 'FaceColor',[0 0 0]);
rectangle('Position',[412.5 -581.25 18.75 18.75], 'FaceColor',[1 1 1]);
rectangle('Position',[431.25 -581.25 18.75 18.75], 'FaceColor',[1 1 1]);
rectangle('Position',[412.5 -600 18.75 18.75], 'FaceColor',[0 0 0]);
rectangle('Position',[431.25 -600 18.75 18.75], 'FaceColor',[0 0 0]);
rectangle('Position',[450 -468.75 18.75 18.75], 'FaceColor',[0 0 0]);
rectangle('Position',[468.75 -468.75 18.75 18.75], 'FaceColor',[0 0 0]);
rectangle('Position',[450 -487.5 18.75 18.75], 'FaceColor',[1 1 1]);
rectangle('Position',[468.75 -487.5 18.75 18.75], 'FaceColor',[1 1 1]);
rectangle('Position',[525 -468.75 18.75 18.75], 'FaceColor',[0 0 0]);
rectangle('Position',[543.75 -468.75 18.75 18.75], 'FaceColor',[0 0 0]);
rectangle('Position',[525 -487.5 18.75 18.75], 'FaceColor',[1 1 1]);
rectangle('Position',[543.75 -487.5 18.75 18.75], 'FaceColor',[1 1 1]);
rectangle('Position',[562.5 -468.75 18.75 18.75], 'FaceColor',[0 0 0]);
rectangle('Position',[581.25 -468.75 18.75 18.75], 'FaceColor',[0 0 0]);
rectangle('Position',[562.5 -487.5 18.75 18.75], 'FaceColor',[1 1 1]);
rectangle('Position',[581.25 -487.5 18.75 18.75], 'FaceColor',[0 0 0]);
rectangle('Position',[562.5 -506.25 18.75 18.75], 'FaceColor',[1 1 1]);
rectangle('Position',[581.25 -506.25 18.75 18.75], 'FaceColor',[0 0 0]);
rectangle('Position',[562.5 -525 18.75 18.75], 'FaceColor',[1 1 1]);
rectangle('Position',[581.25 -525 18.75 18.75], 'FaceColor',[0 0 0]);
rectangle('Position',[487.5 -543.75 18.75 18.75], 'FaceColor',[0 0 0]);
rectangle('Position',[506.25 -543.75 18.75 18.75], 'FaceColor',[0 0 0]);
rectangle('Position',[487.5 -562.5 18.75 18.75], 'FaceColor',[1 1 1]);
rectangle('Position',[506.25 -562.5 18.75 18.75], 'FaceColor',[1 1 1]);
rectangle('Position',[450 -581.25 18.75 18.75], 'FaceColor',[1 1 1]);
rectangle('Position',[468.75 -581.25 18.75 18.75], 'FaceColor',[1 1 1]);
rectangle('Position',[450 -600 18.75 18.75], 'FaceColor',[0 0 0]);
rectangle('Position',[468.75 -600 18.75 18.75], 'FaceColor',[0 0 0]);
rectangle('Position',[487.5 -581.25 18.75 18.75], 'FaceColor',[1 1 1]);
rectangle('Position',[506.25 -581.25 18.75 18.75], 'FaceColor',[1 1 1]);
rectangle('Position',[487.5 -600 18.75 18.75], 'FaceColor',[0 0 0]);
rectangle('Position',[506.25 -600 18.75 18.75], 'FaceColor',[0 0 0]);
rectangle('Position',[562.5 -543.75 18.75 18.75], 'FaceColor',[1 1 1]);
rectangle('Position',[581.25 -543.75 18.75 18.75], 'FaceColor',[0 0 0]);
rectangle('Position',[562.5 -562.5 18.75 18.75], 'FaceColor',[1 1 1]);
rectangle('Position',[581.25 -562.5 18.75 18.75], 'FaceColor',[0 0 0]);
rectangle('Position',[525 -581.25 18.75 18.75], 'FaceColor',[1 1 1]);
rectangle('Position',[543.75 -581.25 18.75 18.75], 'FaceColor',[1 1 1]);
rectangle('Position',[525 -600 18.75 18.75], 'FaceColor',[0 0 0]);
rectangle('Position',[543.75 -600 18.75 18.75], 'FaceColor',[0 0 0]);
rectangle('Position',[562.5 -581.25 18.75 18.75], 'FaceColor',[1 1 1]);
rectangle('Position',[581.25 -581.25 18.75 18.75], 'FaceColor',[0 0 0]);
rectangle('Position',[562.5 -600 18.75 18.75], 'FaceColor',[0 0 0]);
rectangle('Position',[581.25 -600 18.75 18.75], 'FaceColor',[0 0 0]);
X=[560,540,525,506.25,487.5,468.75,468.75,468.75,487.5,506.25,513.75,510,506.25,487.5,450,412.5,375,356.25,337.5,318.75,300,262.5,225,187.5,187.5,187.5,150,112.5,112.5,112.5,112.5,112.5,112.5,75,40,40];
Y=[-40,-75,-112.5,-112.5,-112.5,-131.25,-150,-168.75,-168.75,-187.5,-206.25,-225,-243.75,-262.5,-300,-337.5,-375,-393.75,-393.75,-393.75,-393.75,-375,-337.5,-300,-281.25,-262.5,-225,-187.5,-150,-131.25,-112.5,-93.75,-75,-37.5,-40,-40];
hold on;
plot(X,Y,'r');
plot(X,Y,'bo');
legend('1046.48','Location','southoutside');
